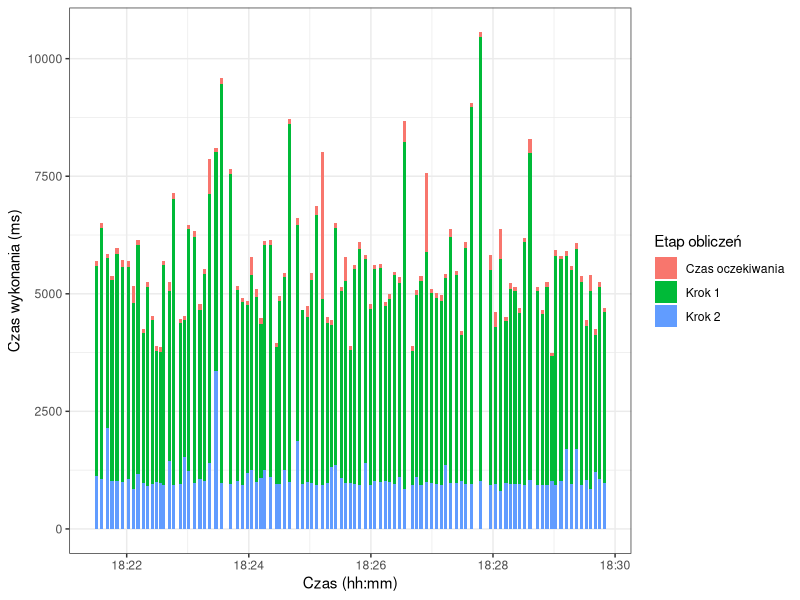

This figure's R source:
library("ggplot2")
library("scales")


png(filename="aws-data-intensive-barplot.png", width=640, height=480)

dat = read.csv("barplot.csv")
dat$time = as.POSIXct(dat$time, format = "%Y-%m-%dT%H:%M:%OSZ")
#dat$name= factor(dat$name,levels=sort(levels(dat$name), TRUE))


ggplot(dat, aes(time, duration)) +
geom_bar(stat="identity", aes(fill=name)) +
theme(plot.margin = unit(c(1,1,1,1), "cm")) + theme_bw() +
labs(x = "Czas (hh:mm)", y = "Czas wykonania (ms)", fill = "Etap obliczeń")

